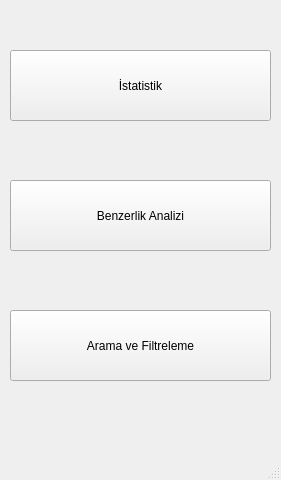
<?xml version="1.0" encoding="UTF-8"?>
<ui version="4.0">
 <class>MainWindow</class>
 <widget class="QMainWindow" name="MainWindow">
  <property name="geometry">
   <rect>
    <x>0</x>
    <y>0</y>
    <width>281</width>
    <height>480</height>
   </rect>
  </property>
  <property name="windowTitle">
   <string>Uygulama</string>
  </property>
  <widget class="QWidget" name="centralwidget">
   <widget class="QPushButton" name="pb2">
    <property name="geometry">
     <rect>
      <x>10</x>
      <y>50</y>
      <width>261</width>
      <height>71</height>
     </rect>
    </property>
    <property name="text">
     <string>İstatistik</string>
    </property>
   </widget>
   <widget class="QPushButton" name="pb3">
    <property name="geometry">
     <rect>
      <x>10</x>
      <y>180</y>
      <width>261</width>
      <height>71</height>
     </rect>
    </property>
    <property name="text">
     <string>Benzerlik Analizi</string>
    </property>
   </widget>
   <widget class="QPushButton" name="pb4">
    <property name="geometry">
     <rect>
      <x>10</x>
      <y>310</y>
      <width>261</width>
      <height>71</height>
     </rect>
    </property>
    <property name="text">
     <string>Arama ve Filtreleme</string>
    </property>
   </widget>
  </widget>
  <widget class="QMenuBar" name="menubar">
   <property name="geometry">
    <rect>
     <x>0</x>
     <y>0</y>
     <width>281</width>
     <height>26</height>
    </rect>
   </property>
  </widget>
  <widget class="QStatusBar" name="statusbar"/>
 </widget>
 <resources/>
 <connections/>
</ui>
